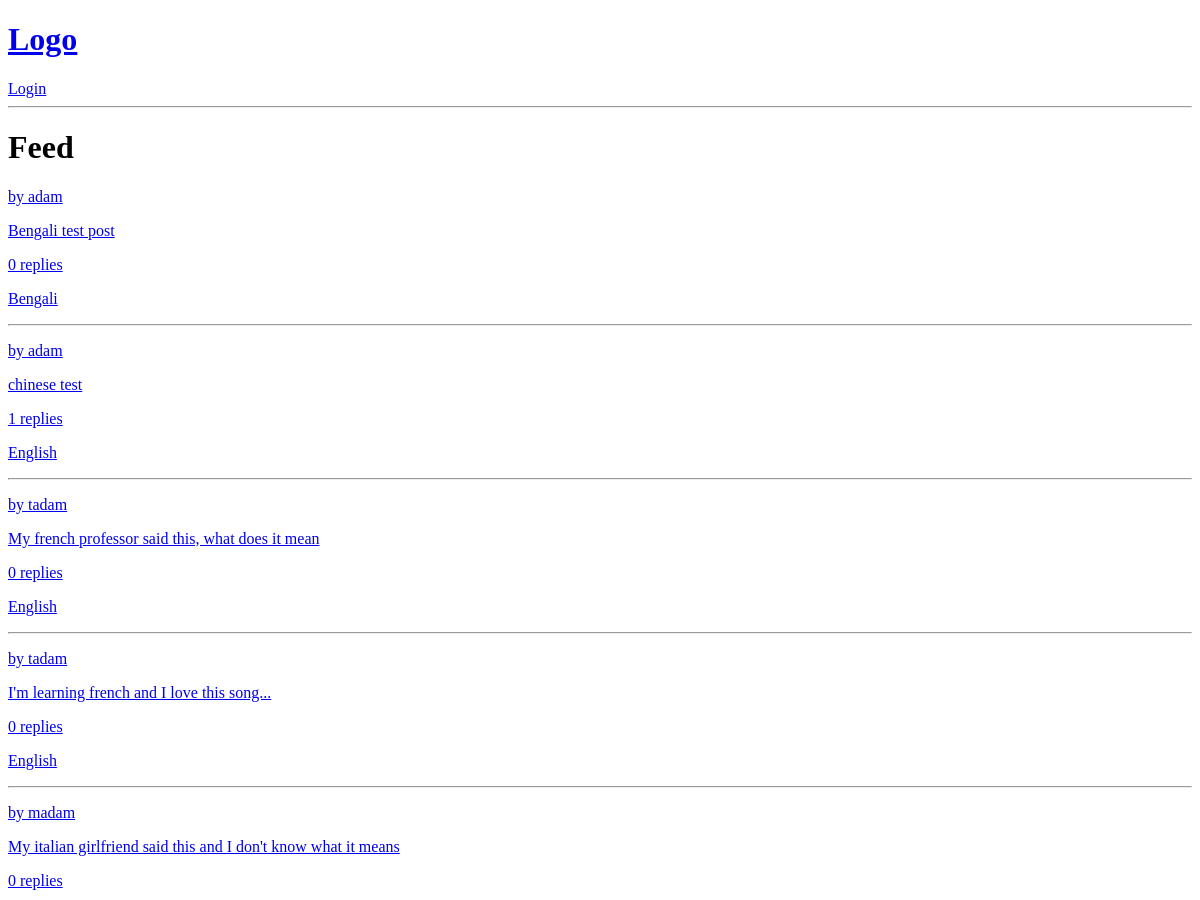
/ (upper part), run on an earlier commit of the app's database.
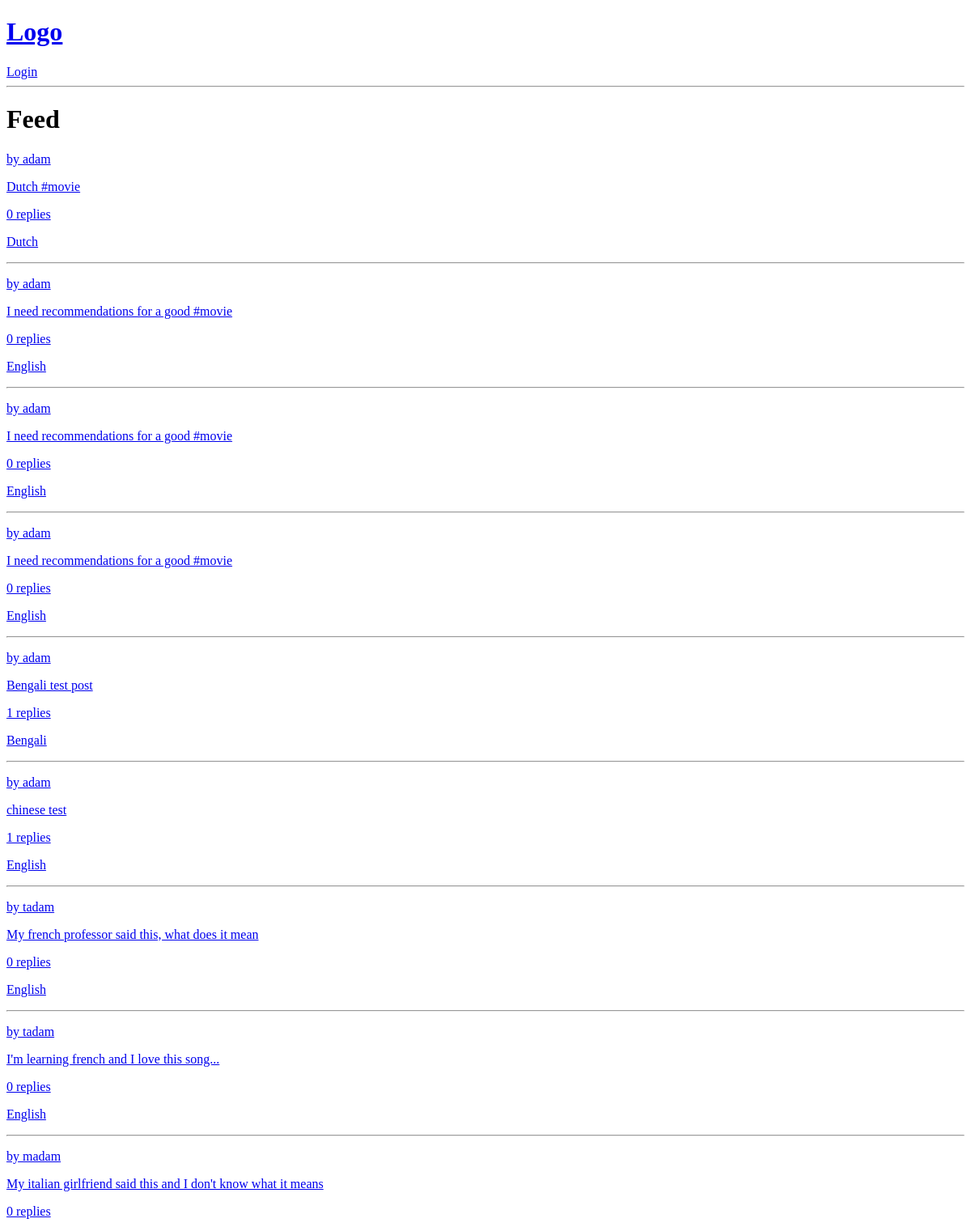
And on a later commit of the database.
### base/models.py (models this page shows, shortened)
class Post(models.Model):
    author = models.ForeignKey(User, on_delete=models.SET_NULL, null=True)
    body = models.TextField(null=True, blank=True)
    language = models.ForeignKey(Language, on_delete=models.SET_NULL, null=True, blank=True)
    created = models.DateTimeField(auto_now_add=True)
    user_tags = models.CharField(max_length=255, blank=True)
    reply_count = models.PositiveIntegerField(default=0)
    tags = TaggableManager()
    class Meta:
        ordering = ['-created']

class Language(models.Model):
    name_english = models.CharField(max_length=100)
    name_native = models.CharField(max_length=100)
    def __str__(self):
        return self.name_english

### base/views.py (the view)
# urls.py: path('', views.home, name="home"),
def home(request):
    posts = Post.objects.all()
    context = {
        'posts': posts
    }
    return render(request, 'base/home.html', context)

### base/templates/base/home.html
{% extends 'main.html' %}
{% block content %}
<h1>Feed</h1>
{% for post in posts %}
<a href="{% url 'post' username=post.author.username pk=post.id  %}">
  <p>by {{ post.author }}</p>
  <p>{{ post.body }}</p>
  <p>{{ post.reply_count }} replies</p>
  <p>{{ post.language }}</p>
  <hr>
</a>
{% endfor %}
{% endblock content %}

### templates/main.html (shortened to what this page needs)
{% load static %}
<!DOCTYPE html>
<html lang="en">
<head>
  <link rel="stylesheet" href="{% static 'base/awesomplete.css' %}">
  <link rel="stylesheet" href="{% static 'base/styles.css' %}">
</head>
<body>
  {% include 'navbar.html' %}
  {% block content %}
  {% endblock %}
</body>
</html>

### templates/navbar.html
<a href="/">
  <h1>Logo</h1>
</a>
{% if request.user.is_authenticated %}
<p>Hello, @<a href="{% url 'profile' request.user.id %}">{{ request.user.username }}</a></p>
<a href="{% url 'logout' %}">Logout</a>
<a href="{% url 'create-post' %}">New Post</a>
{% else %}
<a href="{% url 'login' %}">Login</a>
{% endif %}
<hr>

What changed in the data, as far as the page shows it:
added Post: author "adam", body "Dutch #movie", reply_count "0", language "Dutch"
added Post: author "adam", body "I need recommendations for a good #movie", reply_count "0", language "English"
added Post: author "adam", body "I need recommendations for a good #movie", reply_count "0", language "English"
added Post: author "adam", body "I need recommendations for a good #movie", reply_count "0", language "English"
changed Post "Bengali test post": reply_count "0" → "1"
